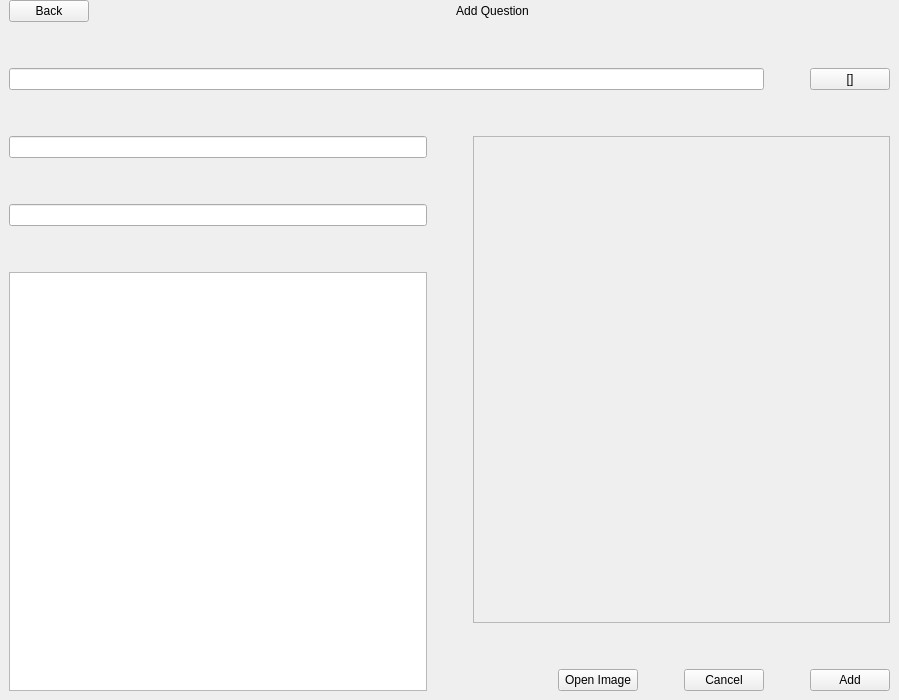
    <widget class="QWidget" name="page_11">
     <widget class="QWidget" name="verticalLayoutWidget_9">
      <property name="geometry">
       <rect>
        <x>9</x>
        <y>0</y>
        <width>881</width>
        <height>691</height>
       </rect>
      </property>
      <layout class="QVBoxLayout" name="verticalLayout_11">
       <item>
        <layout class="QHBoxLayout" name="horizontalLayout_15">
         <item>
          <widget class="QPushButton" name="pushButton_22">
           <property name="text">
            <string>Back</string>
           </property>
          </widget>
         </item>
         <item>
          <spacer name="horizontalSpacer_18">
           <property name="orientation">
            <enum>Qt::Horizontal</enum>
           </property>
           <property name="sizeHint" stdset="0">
            <size>
             <width>40</width>
             <height>20</height>
            </size>
           </property>
          </spacer>
         </item>
         <item>
          <widget class="QLabel" name="label_8">
           <property name="styleSheet">
            <string notr="true">font: 18pt &quot;MS Shell Dlg 2&quot;;</string>
           </property>
           <property name="text">
            <string>Add Question</string>
           </property>
           <property name="alignment">
            <set>Qt::AlignCenter</set>
           </property>
          </widget>
         </item>
         <item>
          <spacer name="horizontalSpacer_19">
           <property name="orientation">
            <enum>Qt::Horizontal</enum>
           </property>
           <property name="sizeHint" stdset="0">
            <size>
             <width>40</width>
             <height>20</height>
            </size>
           </property>
          </spacer>
         </item>
        </layout>
       </item>
       <item>
        <spacer name="verticalSpacer_23">
         <property name="orientation">
          <enum>Qt::Vertical</enum>
         </property>
         <property name="sizeType">
          <enum>QSizePolicy::Minimum</enum>
         </property>
         <property name="sizeHint" stdset="0">
          <size>
           <width>20</width>
           <height>40</height>
          </size>
         </property>
        </spacer>
       </item>
       <item>
        <layout class="QHBoxLayout" name="horizontalLayout_16">
         <item>
          <widget class="QLineEdit" name="lineEdit_7"/>
         </item>
         <item>
          <spacer name="horizontalSpacer_20">
           <property name="orientation">
            <enum>Qt::Horizontal</enum>
           </property>
           <property name="sizeType">
            <enum>QSizePolicy::Minimum</enum>
           </property>
           <property name="sizeHint" stdset="0">
            <size>
             <width>40</width>
             <height>20</height>
            </size>
           </property>
          </spacer>
         </item>
         <item>
          <widget class="QPushButton" name="pushButton_23">
           <property name="text">
            <string>[]</string>
           </property>
          </widget>
         </item>
        </layout>
       </item>
       <item>
        <spacer name="verticalSpacer_24">
         <property name="orientation">
          <enum>Qt::Vertical</enum>
         </property>
         <property name="sizeType">
          <enum>QSizePolicy::Minimum</enum>
         </property>
         <property name="sizeHint" stdset="0">
          <size>
           <width>20</width>
           <height>40</height>
          </size>
         </property>
        </spacer>
       </item>
       <item>
        <layout class="QHBoxLayout" name="horizontalLayout_17">
         <item>
          <layout class="QVBoxLayout" name="verticalLayout_12">
           <item>
            <widget class="QLineEdit" name="lineEdit_8"/>
           </item>
           <item>
            <spacer name="verticalSpacer_25">
             <property name="orientation">
              <enum>Qt::Vertical</enum>
             </property>
             <property name="sizeType">
              <enum>QSizePolicy::Minimum</enum>
             </property>
             <property name="sizeHint" stdset="0">
              <size>
               <width>20</width>
               <height>40</height>
              </size>
             </property>
            </spacer>
           </item>
           <item>
            <widget class="QLineEdit" name="lineEdit_9"/>
           </item>
           <item>
            <spacer name="verticalSpacer_26">
             <property name="orientation">
              <enum>Qt::Vertical</enum>
             </property>
             <property name="sizeType">
              <enum>QSizePolicy::Minimum</enum>
             </property>
             <property name="sizeHint" stdset="0">
              <size>
               <width>20</width>
               <height>40</height>
              </size>
             </property>
            </spacer>
           </item>
           <item>
            <widget class="QPlainTextEdit" name="plainTextEdit"/>
           </item>
          </layout>
         </item>
         <item>
          <spacer name="horizontalSpacer_21">
           <property name="orientation">
            <enum>Qt::Horizontal</enum>
           </property>
           <property name="sizeType">
            <enum>QSizePolicy::Minimum</enum>
           </property>
           <property name="sizeHint" stdset="0">
            <size>
             <width>40</width>
             <height>20</height>
            </size>
           </property>
          </spacer>
         </item>
         <item>
          <layout class="QVBoxLayout" name="verticalLayout_13">
           <item>
            <widget class="QScrollArea" name="scrollArea_4">
             <property name="widgetResizable">
              <bool>true</bool>
             </property>
             <widget class="QWidget" name="scrollAreaWidgetContents_5">
              <property name="geometry">
               <rect>
                <x>0</x>
                <y>0</y>
                <width>408</width>
                <height>446</height>
               </rect>
              </property>
              <widget class="QWidget" name="gridLayoutWidget_2">
               <property name="geometry">
                <rect>
                 <x>-1</x>
                 <y>-1</y>
                 <width>411</width>
                 <height>451</height>
                </rect>
               </property>
               <layout class="QGridLayout" name="gridLayout_3"/>
              </widget>
             </widget>
            </widget>
           </item>
           <item>
            <spacer name="verticalSpacer_27">
             <property name="orientation">
              <enum>Qt::Vertical</enum>
             </property>
             <property name="sizeType">
              <enum>QSizePolicy::Minimum</enum>
             </property>
             <property name="sizeHint" stdset="0">
              <size>
               <width>20</width>
               <height>40</height>
              </size>
             </property>
            </spacer>
           </item>
           <item>
            <layout class="QHBoxLayout" name="horizontalLayout_18">
             <item>
              <spacer name="horizontalSpacer_24">
               <property name="orientation">
                <enum>Qt::Horizontal</enum>
               </property>
               <property name="sizeHint" stdset="0">
                <size>
                 <width>40</width>
                 <height>20</height>
                </size>
               </property>
              </spacer>
             </item>
             <item>
              <widget class="QPushButton" name="pushButton_26">
               <property name="text">
                <string>Open Image</string>
               </property>
              </widget>
             </item>
             <item>
              <spacer name="horizontalSpacer_23">
               <property name="orientation">
                <enum>Qt::Horizontal</enum>
               </property>
               <property name="sizeType">
                <enum>QSizePolicy::Minimum</enum>
               </property>
               <property name="sizeHint" stdset="0">
                <size>
                 <width>40</width>
                 <height>20</height>
                </size>
               </property>
              </spacer>
             </item>
             <item>
              <widget class="QPushButton" name="pushButton_24">
               <property name="text">
                <string>Cancel</string>
               </property>
              </widget>
             </item>
             <item>
              <spacer name="horizontalSpacer_22">
               <property name="orientation">
                <enum>Qt::Horizontal</enum>
               </property>
               <property name="sizeType">
                <enum>QSizePolicy::Minimum</enum>
               </property>
               <property name="sizeHint" stdset="0">
                <size>
                 <width>40</width>
                 <height>20</height>
                </size>
               </property>
              </spacer>
             </item>
             <item>
              <widget class="QPushButton" name="pushButton_25">
               <property name="text">
                <string>Add</string>
               </property>
              </widget>
             </item>
            </layout>
           </item>
          </layout>
         </item>
        </layout>
       </item>
      </layout>
     </widget>
    </widget>
